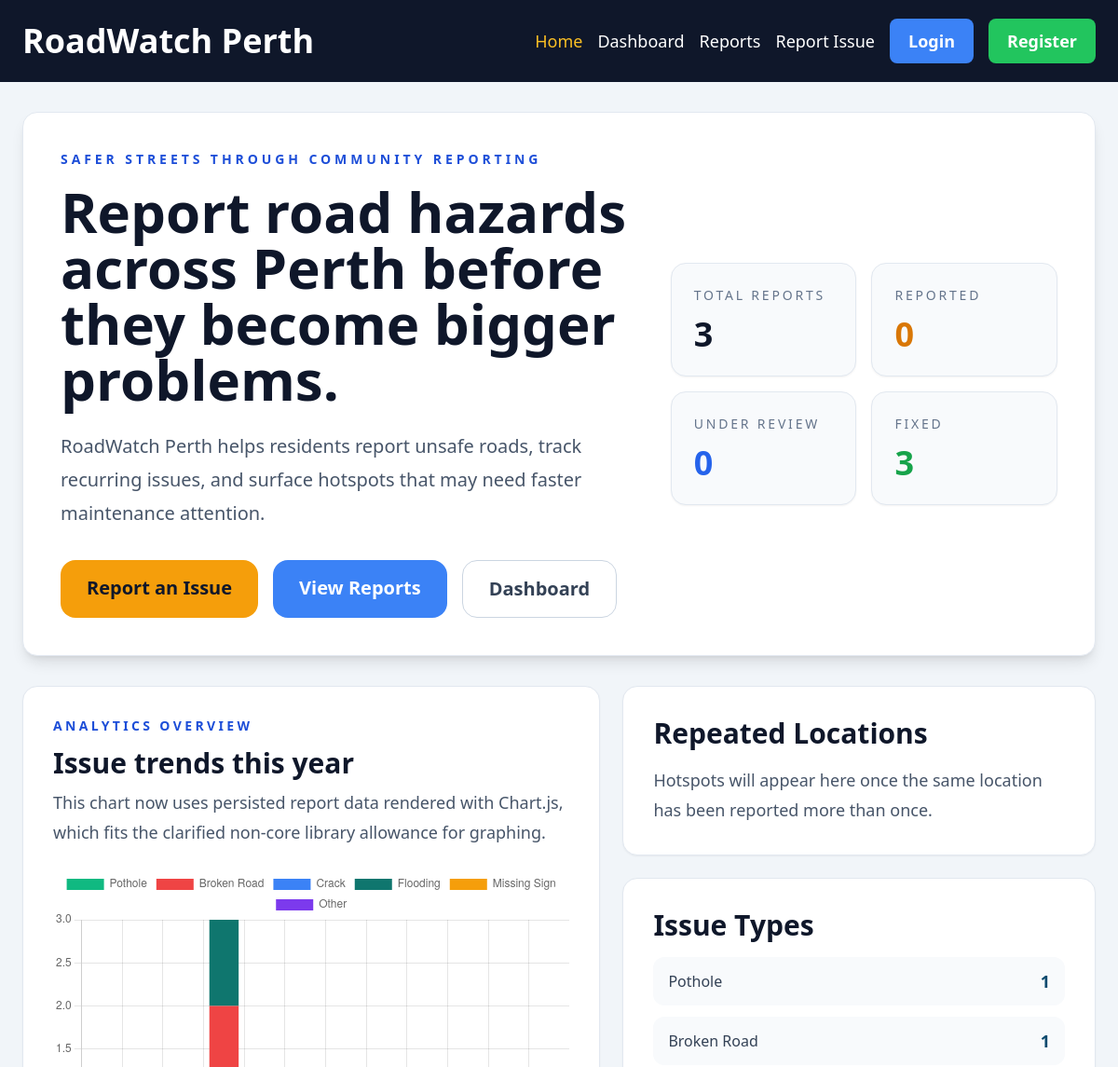
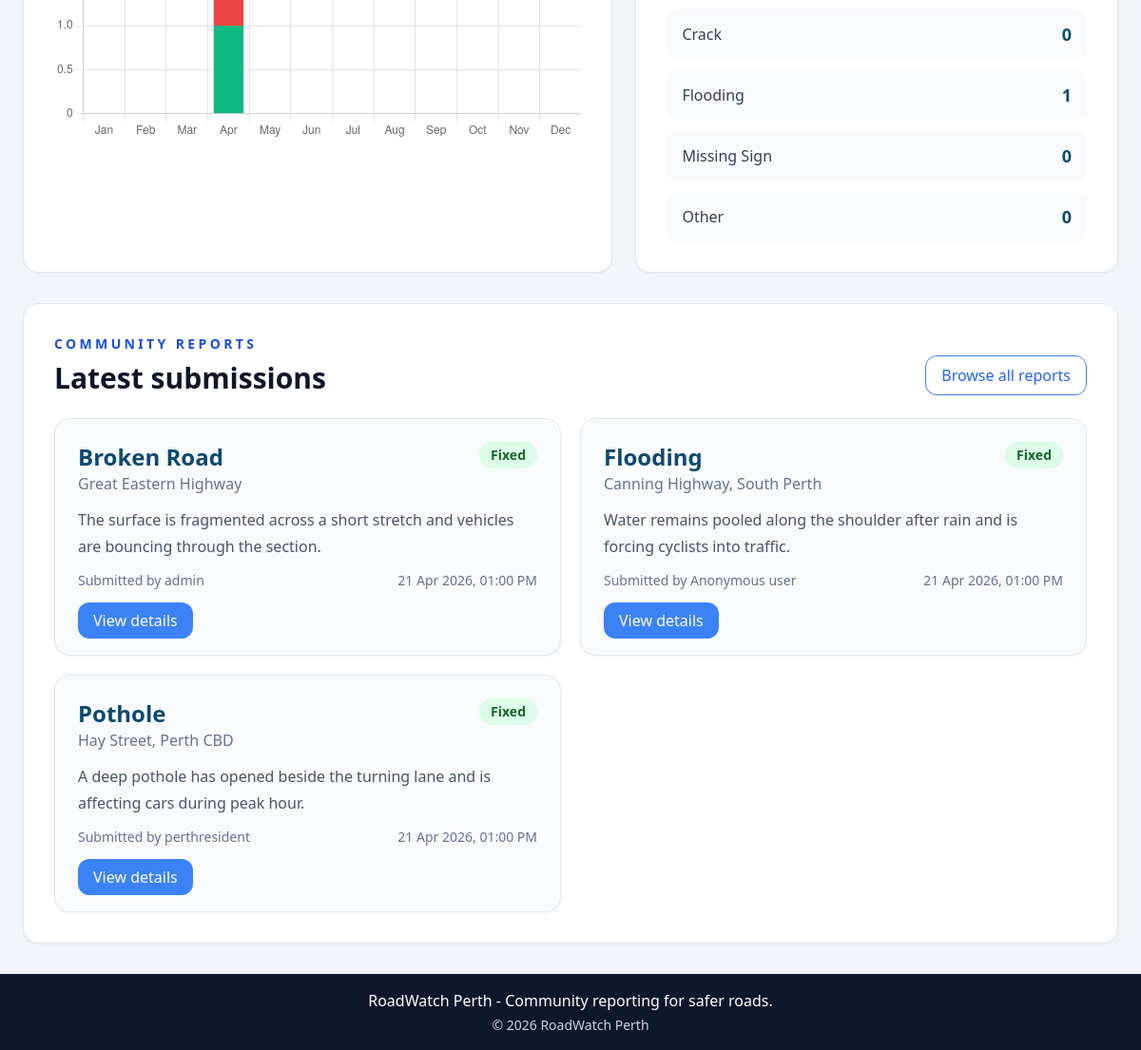
The page / on the database its author committed (2 pictures, top to bottom).
### roadwatch/models.py (models this page shows, shortened)
class Report(db.Model):
    __tablename__ = "reports"
    ISSUE_TYPES = (
        "Pothole",
        "Broken Road",
        "Crack",
        "Flooding",
        "Missing Sign",
        "Other",
    )
    STATUSES = ("Reported", "Under Review", "Fixed")
    id = db.Column(db.Integer, primary_key=True)
    issue_type = db.Column(db.String(50), nullable=False, index=True)
    location = db.Column(db.String(255), nullable=False, index=True)
    location_key = db.Column(db.String(255), nullable=False, index=True)
    description = db.Column(db.Text, nullable=False)
    image_url = db.Column(db.String(500), nullable=True)
    status = db.Column(db.String(30), nullable=False, default="Reported", index=True)
    is_anonymous = db.Column(db.Boolean, nullable=False, default=False)
    created_at = db.Column(db.DateTime(timezone=True), nullable=False, default=utcnow, index=True)
    updated_at = db.Column(db.DateTime(timezone=True), nullable=False, default=utcnow, onupdate=utcnow)
    reporter_id = db.Column(db.Integer, db.ForeignKey("users.id", ondelete="SET NULL"), nullable=True, index=True)
    reporter = db.relationship("User", back_populates="reports")
    @property
    def reporter_label(self):
        if self.is_anonymous:
            return "Anonymous user"
        if self.reporter:
            return self.reporter.username
        return "Guest reporter"

class User(UserMixin, db.Model):
    __tablename__ = "users"
    id = db.Column(db.Integer, primary_key=True)
    username = db.Column(db.String(50), unique=True, nullable=False, index=True)
    email = db.Column(db.String(255), unique=True, nullable=False, index=True)
    password_hash = db.Column(db.String(255), nullable=False)
    is_admin = db.Column(db.Boolean, nullable=False, default=False)
    is_active = db.Column(db.Boolean, nullable=False, default=True)
    created_at = db.Column(db.DateTime(timezone=True), nullable=False, default=utcnow)
    reports = db.relationship("Report", back_populates="reporter", lazy="dynamic")

### roadwatch/main.py (the view)
@main_bp.get("/")
def index():
    reports = Report.query.order_by(Report.created_at.desc()).all()
    issue_counts = build_issue_counts(reports)
    monthly_issue_matrix = build_monthly_issue_matrix(reports)
    chart_data = {
        "labels": list(monthly_issue_matrix.keys()),
        "monthLabels": ["Jan", "Feb", "Mar", "Apr", "May", "Jun", "Jul", "Aug", "Sep", "Oct", "Nov", "Dec"],
        "datasets": list(monthly_issue_matrix.values()),
    }
    return render_template(
        "index.html",
        recent_reports=reports[:5],
        hotspots=build_hotspots(limit=4),
        summary=build_summary_cards(reports),
        issue_counts=issue_counts,
        chart_data=chart_data,
    )

### roadwatch/analytics.py (called while the page is built)
def build_issue_counts(reports):
    counts = OrderedDict((issue_type, 0) for issue_type in Report.ISSUE_TYPES)
    for report in reports:
        counts[report.issue_type] = counts.get(report.issue_type, 0) + 1
    return counts

def build_status_counts(reports):
    counts = OrderedDict((status, 0) for status in Report.STATUSES)
    for report in reports:
        counts[report.status] = counts.get(report.status, 0) + 1
    return counts

def build_monthly_issue_matrix(reports, year=None):
    selected_year = year or datetime.now(timezone.utc).year
    matrix = OrderedDict((issue_type, [0] * 12) for issue_type in Report.ISSUE_TYPES)
    for report in reports:
        if report.created_at.year != selected_year:
            continue
        month_index = report.created_at.month - 1
        matrix.setdefault(report.issue_type, [0] * 12)[month_index] += 1
    return matrix

def build_hotspots(limit=5):
    rows = (
        db.session.query(
            Report.location_key,
            db.func.min(Report.location).label("location"),
            db.func.count(Report.id).label("report_count"),
            db.func.count(db.func.distinct(Report.reporter_id)).label("reporter_count"),
        )
        .filter(Report.location_key.isnot(None), Report.location_key != "")
        .group_by(Report.location_key)
        .having(db.func.count(Report.id) > 1)
        .order_by(db.desc("report_count"), db.asc("location"))
        .limit(limit)
        .all()
    )
    return [
        {
            "location": row.location,
            "report_count": row.report_count,
            "reporter_count": row.reporter_count,
        }
        for row in rows
    ]

def build_summary_cards(reports):
    status_counts = build_status_counts(reports)
    return {
        "total": len(reports),
        "reported": status_counts["Reported"],
        "under_review": status_counts["Under Review"],
        "fixed": status_counts["Fixed"],
    }

### roadwatch/security.py (called while the page is built)
def validate_csrf():
    if request.method not in {"POST", "PUT", "PATCH", "DELETE"}:
        return
    submitted_token = request.form.get("csrf_token") or request.headers.get("X-CSRF-Token")
    if not submitted_token or submitted_token != session.get("_csrf_token"):
        abort(400)

### templates/index.html (shortened to what this page needs)
{% extends "base.html" %}
{% block content %}
  <section class="mb-8 rounded-2xl border border-slate-200 bg-white p-8 shadow-lg md:p-10">
    <div class="grid gap-8 lg:grid-cols-[1.2fr,0.8fr] lg:items-center">
      <div>
        <p class="mb-4 text-sm font-bold uppercase tracking-[0.28em] text-blue-700">Safer Streets Through Community Reporting</p>
        <h1 class="mb-6 text-5xl font-bold leading-tight text-slate-900 md:text-6xl">Report road hazards across Perth before they become bigger problems.</h1>
        <p class="mb-8 max-w-3xl text-xl leading-9 text-slate-600">
          RoadWatch Perth helps residents report unsafe roads, track recurring issues,
          and surface hotspots that may need faster maintenance attention.
        </p>
        <div class="flex flex-wrap gap-4">
          <a href="{{ url_for('reports.create_report') }}" class="rounded-2xl bg-amber-500 px-7 py-4 text-xl font-semibold text-slate-900 no-underline hover:bg-amber-400">Report an Issue</a>
          <a href="{{ url_for('reports.list_reports') }}" class="rounded-2xl bg-blue-500 px-7 py-4 text-xl font-semibold text-white no-underline hover:bg-blue-600">View Reports</a>
          <a href="{{ url_for('main.dashboard') }}" class="rounded-2xl border border-slate-300 px-7 py-4 text-xl font-semibold text-slate-700 no-underline hover:bg-slate-50">Dashboard</a>
        </div>
      </div>
      <div class="grid gap-4 sm:grid-cols-2">
        <div class="rounded-2xl border border-slate-200 bg-slate-50 p-6 shadow-sm">
          <p class="text-sm uppercase tracking-[0.2em] text-slate-500">Total reports</p>
          <p class="mt-3 text-4xl font-bold text-slate-900">{{ summary.total }}</p>
        </div>
        <div class="rounded-2xl border border-slate-200 bg-slate-50 p-6 shadow-sm">
          <p class="text-sm uppercase tracking-[0.2em] text-slate-500">Reported</p>
          <p class="mt-3 text-4xl font-bold text-amber-600">{{ summary.reported }}</p>
        </div>
        <div class="rounded-2xl border border-slate-200 bg-slate-50 p-6 shadow-sm">
          <p class="text-sm uppercase tracking-[0.2em] text-slate-500">Under review</p>
          <p class="mt-3 text-4xl font-bold text-blue-600">{{ summary.under_review }}</p>
        </div>
        <div class="rounded-2xl border border-slate-200 bg-slate-50 p-6 shadow-sm">
          <p class="text-sm uppercase tracking-[0.2em] text-slate-500">Fixed</p>
          <p class="mt-3 text-4xl font-bold text-green-600">{{ summary.fixed }}</p>
        </div>
      </div>
    </div>
  </section>
  <section class="mb-8 grid gap-6 lg:grid-cols-[1.1fr,0.9fr]">
    <div class="rounded-2xl border border-slate-200 bg-white p-8 shadow-sm">
      <p class="mb-3 text-sm font-bold uppercase tracking-[0.24em] text-blue-700">Analytics Overview</p>
      <h2 class="mb-2 text-3xl font-bold text-slate-900">Issue trends this year</h2>
      <p class="mb-6 text-lg leading-8 text-slate-600">This chart now uses persisted report data rendered with Chart.js, which fits the clarified non-core library allowance for graphing.</p>
      <div class="relative h-[360px]">
        <canvas id="homepageChart"></canvas>
      </div>
    </div>
    <div class="space-y-6">
      <div class="rounded-2xl border border-slate-200 bg-white p-8 shadow-sm">
        <h2 class="mb-4 text-3xl font-bold text-slate-900">Repeated Locations</h2>
        {% if hotspots %}
          <div class="space-y-4">
            {% for hotspot in hotspots %}
              <div class="rounded-2xl border border-slate-200 bg-slate-50 p-5">
                <div class="flex items-start justify-between gap-4">
                  <div>
                    <p class="text-xl font-semibold text-sky-900">{{ hotspot.location }}</p>
                    <p class="text-sm text-slate-500">{{ hotspot.reporter_count }} distinct linked reporter{% if hotspot.reporter_count != 1 %}s{% endif %}</p>
                  </div>
                  <span class="rounded-full bg-amber-100 px-3 py-1 text-sm font-bold text-amber-800">{{ hotspot.report_count }} reports</span>
                </div>
              </div>
            {% endfor %}
          </div>
        {% else %}
          <p class="text-lg leading-8 text-slate-600">Hotspots will appear here once the same location has been reported more than once.</p>
        {% endif %}
      </div>
      <div class="rounded-2xl border border-slate-200 bg-white p-8 shadow-sm">
        <h2 class="mb-4 text-3xl font-bold text-slate-900">Issue Types</h2>
        <div class="space-y-3">
          {% for issue_type, count in issue_counts.items() %}
            <div class="flex items-center justify-between rounded-xl bg-slate-50 px-4 py-3">
              <span class="font-medium text-slate-700">{{ issue_type }}</span>
              <span class="text-lg font-bold text-sky-900">{{ count }}</span>
            </div>
          {% endfor %}
        </div>
      </div>
    </div>
  </section>
  <section class="rounded-2xl border border-slate-200 bg-white p-8 shadow-sm">
    <div class="mb-6 flex flex-wrap items-end justify-between gap-4">
      <div>
        <p class="mb-2 text-sm font-bold uppercase tracking-[0.24em] text-blue-700">Community Reports</p>
        <h2 class="text-3xl font-bold text-slate-900">Latest submissions</h2>
      </div>
      <a href="{{ url_for('reports.list_reports') }}" class="rounded-xl border border-blue-500 px-4 py-2 font-medium text-blue-600 no-underline hover:bg-blue-50">Browse all reports</a>
    </div>
    {% if recent_reports %}
      <div class="grid gap-5 lg:grid-cols-2">
        {% for report in recent_reports %}
          <article class="rounded-2xl border border-slate-200 bg-slate-50 p-6 shadow-sm">
            <div class="mb-3 flex items-start justify-between gap-4">
              <div>
                <h3 class="text-2xl font-bold text-sky-900">{{ report.issue_type }}</h3>
                <p class="text-base text-slate-500">{{ report.location }}</p>
              </div>
              <span class="rounded-full px-3 py-1 text-sm font-bold {{ status_styles[report.status] }}">{{ report.status }}</span>
            </div>
            <p class="mb-3 text-base leading-7 text-slate-600">{{ report.description[:170] }}{% if report.description|length > 170 %}...{% endif %}</p>
            <div class="flex flex-wrap items-center justify-between gap-3 text-sm text-slate-500">
              <span>Submitted by {{ report.reporter_label }}</span>
              <span>{{ report.created_at|datetime_label }}</span>
            </div>
            <div class="mt-5">
              <a href="{{ url_for('reports.report_details', report_id=report.id) }}" class="rounded-xl bg-blue-500 px-4 py-2 font-medium text-white no-underline hover:bg-blue-600">View details</a>
            </div>
          </article>
        {% endfor %}
      </div>
    {% else %}
      <div class="rounded-2xl border border-dashed border-slate-300 bg-slate-50 p-8 text-center">
        <p class="text-lg text-slate-600">No reports have been submitted yet.</p>
      </div>
    {% endif %}
  </section>
{% endblock %}
{% block scripts %}
  <script>
    const chartData = {{ chart_data|tojson }};
    const chartColors = ["#10b981", "#ef4444", "#3b82f6", "#0f766e", "#f59e0b", "#7c3aed"];
    new Chart(document.getElementById("homepageChart"), {
      type: "bar",
      data: {
        labels: chartData.monthLabels,
        datasets: chartData.labels.map((label, index) => ({
          label,
          data: chartData.datasets[index],
          backgroundColor: chartColors[index % chartColors.length]
        }))
      },
      options: {
        responsive: true,
        maintainAspectRatio: false,
        plugins: {
          legend: { position: "top" }
        },
        scales: {
          x: { stacked: true },
          y: { stacked: true, beginAtZero: true }
        }
      }
    });
  </script>
{% endblock %}

### rows shown on the page
Report: issue_type "Pothole", id "1", location "Hay Street, Perth CBD", status "Fixed", description "A deep pothole has opened beside the turning lane and is affecting cars during peak hour.", reporter_label "perthresident", created_at "21 Apr 2026, 01:00 PM"
Report: issue_type "Broken Road", reporter "1", location "Great Eastern Highway", status "Fixed", description "The surface is fragmented across a short stretch and vehicles are bouncing through the section.", reporter_label "admin", created_at "21 Apr 2026, 01:00 PM"
Report: issue_type "Flooding", is_anonymous "1", location "Canning Highway, South Perth", status "Fixed", description "Water remains pooled along the shoulder after rain and is forcing cyclists into traffic.", reporter_label "Anonymous user", created_at "21 Apr 2026, 01:00 PM"

### other values the page prints
{{ summary.total }} "3"
{{ summary.reported }} "0"
{{ summary.under_review }} "0"
{{ summary.fixed }} "3"
{{ issue_type }} "Crack" "Missing Sign" "Other"
{{ count }} "0" "0" "0"
